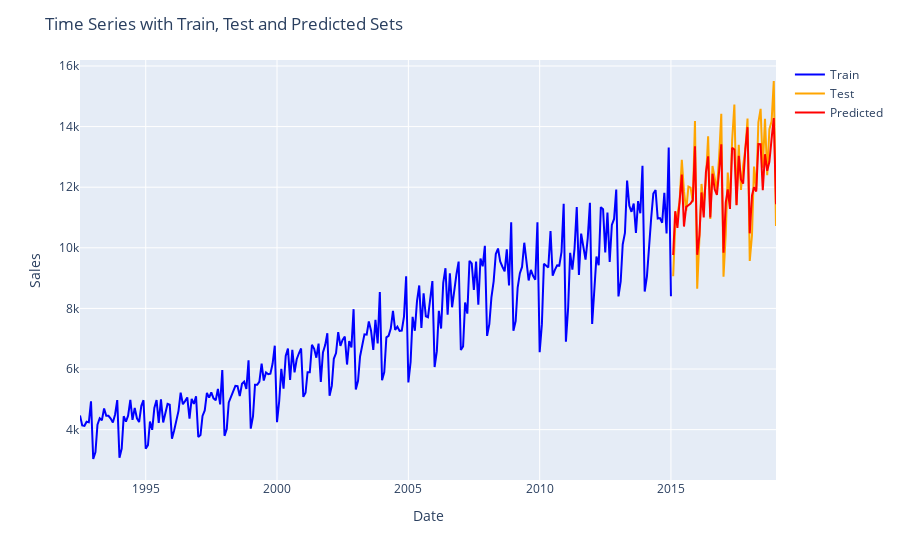

Notebook cell for this chart:
### Code cell
fig = px.line()

# Plot training set in blue
fig.add_scatter(x=X_train.index, y=y_train, mode='lines', name='Train', line=dict(color='blue'))

# Plot test set in orange
fig.add_scatter(x=X_test.index, y=y_test, mode='lines', name='Test', line=dict(color='orange'))

fig.add_scatter(x=X_test.index, y=y_pred, mode='lines', name='Predicted', line=dict(color='red'))

fig.update_layout(title='Time Series with Train, Test and Predicted Sets',
                  xaxis_title='Date',
                  yaxis_title='Sales')

fig.show()
